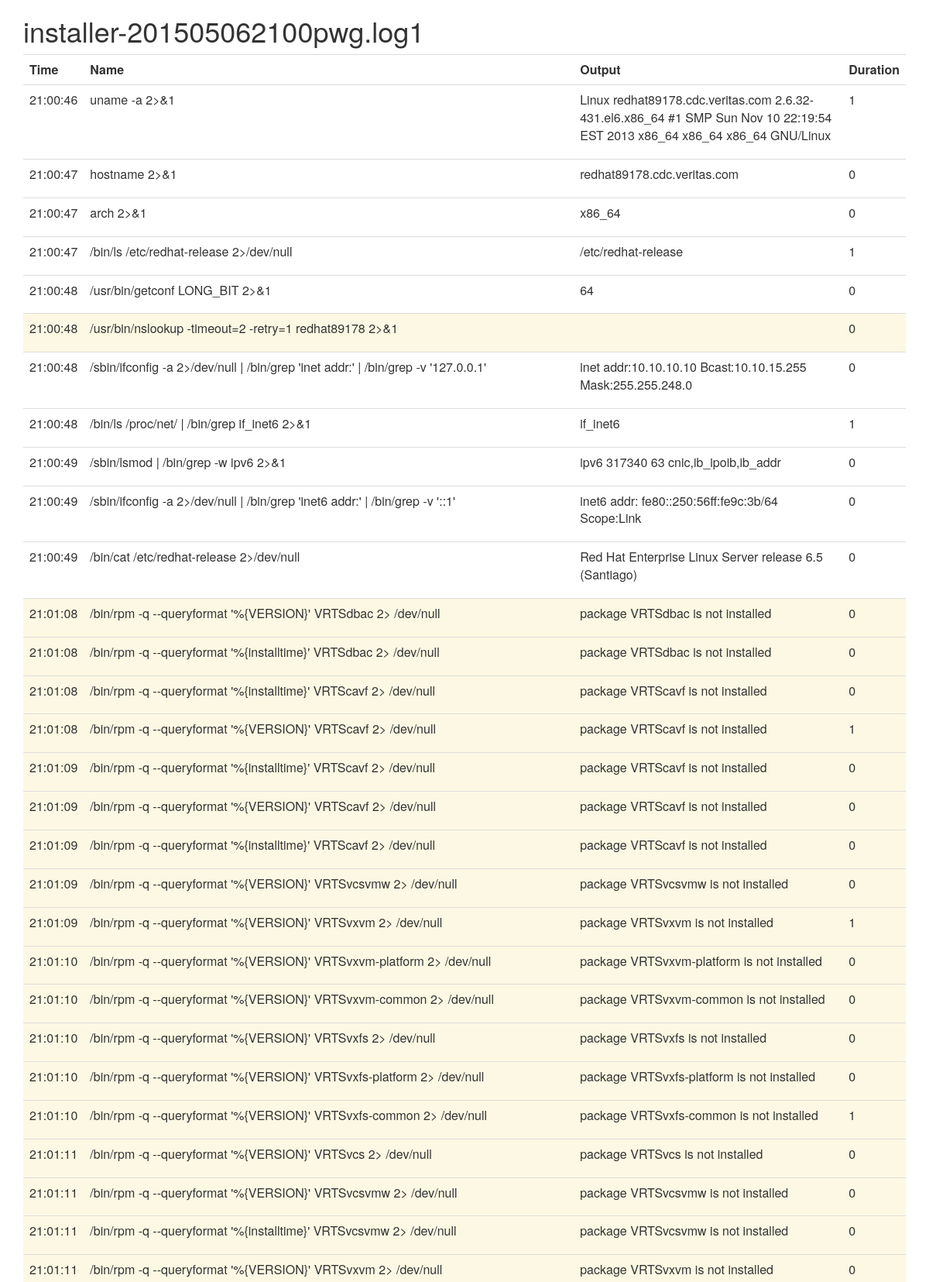
Screenshot of /viewer/7/ (upper part) with the database file from the repository.
### viewer/models.py (models this page shows, shortened)
class Log(models.Model):
    name = models.CharField(max_length=50)
    logfile = models.FileField()
    version = models.CharField(max_length=10)
    padv = models.CharField(max_length=10)

class Cmd(models.Model):
    log = models.ForeignKey(Log)
    name = models.CharField(max_length=100)
    time = models.TimeField()
    output = models.CharField(max_length=200)
    duration = models.CharField(max_length=10)
    exit = models.CharField(max_length=5)

### viewer/views.py (the view)
# urls.py: url(r'^(?P<pk>[0-9]+)/$', 'viewer.views.detail', name='detail'),
def detail(req, pk):
    log = Log.objects.get(pk=pk)
    return render(req, 'detail.html', {'log':log})

### viewer/templates/detail.html
{% extends "base.html" %}
{% block content %}
	<h1>{{log.name}}</h1>
	<table class="table table-hover">
		<tr>
			<th>Time</th>
			<th>Name</th>
			<th>Output</th>
			<th>Duration</th>
		</tr>
		{% for cmd in log.cmd_set.all %}
		    {% if cmd.exit == "1" %}
		        <tr class="warning">
		    {% else %}
		        <tr>
	        {% endif %}
			<td>{{cmd.time|time:"H:i:s"}}</td>
			<td>{{cmd.name}}</td>
			<td>{{cmd.output|linebreaks}}</td>
			<td>{{cmd.duration}}</td>
		{% endfor %}
	</table>
{% endblock %}

### rows the page displays
Log: name "installer-201505062100pwg.log1"
Cmd: time "21:00:46", name "uname -a 2>&1", output "Linux redhat89178.cdc.veritas.com 2.6.32-431.el6.x86_64 #1 SMP Sun Nov 10 22:19:54 EST 2013 x86_64 x86_64 x86_64 GNU/Linux", duration "1"
Cmd: time "21:00:47", name "hostname 2>&1", output "redhat89178.cdc.veritas.com", duration "0"
Cmd: time "21:00:47", name "arch 2>&1", output "x86_64", duration "0"
Cmd: time "21:00:47", name "/bin/ls /etc/redhat-release 2>/dev/null", output "/etc/redhat-release", duration "1"
Cmd: time "21:00:48", name "/usr/bin/getconf LONG_BIT 2>&1", output "64", duration "0"
Cmd: time "21:00:48", name "/usr/bin/nslookup -timeout=2 -retry=1 redhat89178 2>&1", duration "0"
Cmd: time "21:00:48", name "/sbin/ifconfig -a 2>/dev/null | /bin/grep 'inet addr:' | /bin/grep -v '127.0.0.1'", output "inet addr:10.10.10.10 Bcast:10.10.15.255 Mask:255.255.248.0", duration "0"
Cmd: time "21:00:48", name "/bin/ls /proc/net/ | /bin/grep if_inet6 2>&1", output "if_inet6", duration "1"
Cmd: time "21:00:49", name "/sbin/lsmod | /bin/grep -w ipv6 2>&1", output "ipv6 317340 63 cnic,ib_ipoib,ib_addr", duration "0"
Cmd: time "21:00:49", name "/sbin/ifconfig -a 2>/dev/null | /bin/grep 'inet6 addr:' | /bin/grep -v '::1'", output "inet6 addr: fe80::250:56ff:fe9c:3b/64 Scope:Link", duration "0"
Cmd: time "21:00:49", name "/bin/cat /etc/redhat-release 2>/dev/null", output "Red Hat Enterprise Linux Server release 6.5 (Santiago)", duration "0"
Cmd: time "21:01:08", name "/bin/rpm -q --queryformat '%{VERSION}' VRTSdbac 2> /dev/null", output "package VRTSdbac is not installed", duration "0"
Cmd: time "21:01:08", name "/bin/rpm -q --queryformat '%{installtime}' VRTSdbac 2> /dev/null", output "package VRTSdbac is not installed", duration "0"
Cmd: time "21:01:08", name "/bin/rpm -q --queryformat '%{installtime}' VRTScavf 2> /dev/null", output "package VRTScavf is not installed", duration "0"
Cmd: time "21:01:08", name "/bin/rpm -q --queryformat '%{VERSION}' VRTScavf 2> /dev/null", output "package VRTScavf is not installed", duration "1"
Cmd: time "21:01:09", name "/bin/rpm -q --queryformat '%{installtime}' VRTScavf 2> /dev/null", output "package VRTScavf is not installed", duration "0"
Cmd: time "21:01:09", name "/bin/rpm -q --queryformat '%{VERSION}' VRTScavf 2> /dev/null", output "package VRTScavf is not installed", duration "0"
Cmd: time "21:01:09", name "/bin/rpm -q --queryformat '%{installtime}' VRTScavf 2> /dev/null", output "package VRTScavf is not installed", duration "0"
Cmd: time "21:01:09", name "/bin/rpm -q --queryformat '%{VERSION}' VRTSvcsvmw 2> /dev/null", output "package VRTSvcsvmw is not installed", duration "0"
Cmd: time "21:01:09", name "/bin/rpm -q --queryformat '%{VERSION}' VRTSvxvm 2> /dev/null", output "package VRTSvxvm is not installed", duration "1"
Cmd: time "21:01:10", name "/bin/rpm -q --queryformat '%{VERSION}' VRTSvxvm-platform 2> /dev/null", output "package VRTSvxvm-platform is not installed", duration "0"
Cmd: time "21:01:10", name "/bin/rpm -q --queryformat '%{VERSION}' VRTSvxvm-common 2> /dev/null", output "package VRTSvxvm-common is not installed", duration "0"
Cmd: time "21:01:10", name "/bin/rpm -q --queryformat '%{VERSION}' VRTSvxfs 2> /dev/null", output "package VRTSvxfs is not installed", duration "0"
Cmd: time "21:01:10", name "/bin/rpm -q --queryformat '%{VERSION}' VRTSvxfs-platform 2> /dev/null", output "package VRTSvxfs-platform is not installed", duration "0"
Cmd: time "21:01:10", name "/bin/rpm -q --queryformat '%{VERSION}' VRTSvxfs-common 2> /dev/null", output "package VRTSvxfs-common is not installed", duration "1"
Cmd: time "21:01:11", name "/bin/rpm -q --queryformat '%{VERSION}' VRTSvcs 2> /dev/null", output "package VRTSvcs is not installed", duration "0"
Cmd: time "21:01:11", name "/bin/rpm -q --queryformat '%{VERSION}' VRTSvcsvmw 2> /dev/null", output "package VRTSvcsvmw is not installed", duration "0"
Cmd: time "21:01:11", name "/bin/rpm -q --queryformat '%{installtime}' VRTSvcsvmw 2> /dev/null", output "package VRTSvcsvmw is not installed", duration "0"
Cmd: time "21:01:11", name "/bin/rpm -q --queryformat '%{VERSION}' VRTSvxvm 2> /dev/null", output "package VRTSvxvm is not installed", duration "0"
